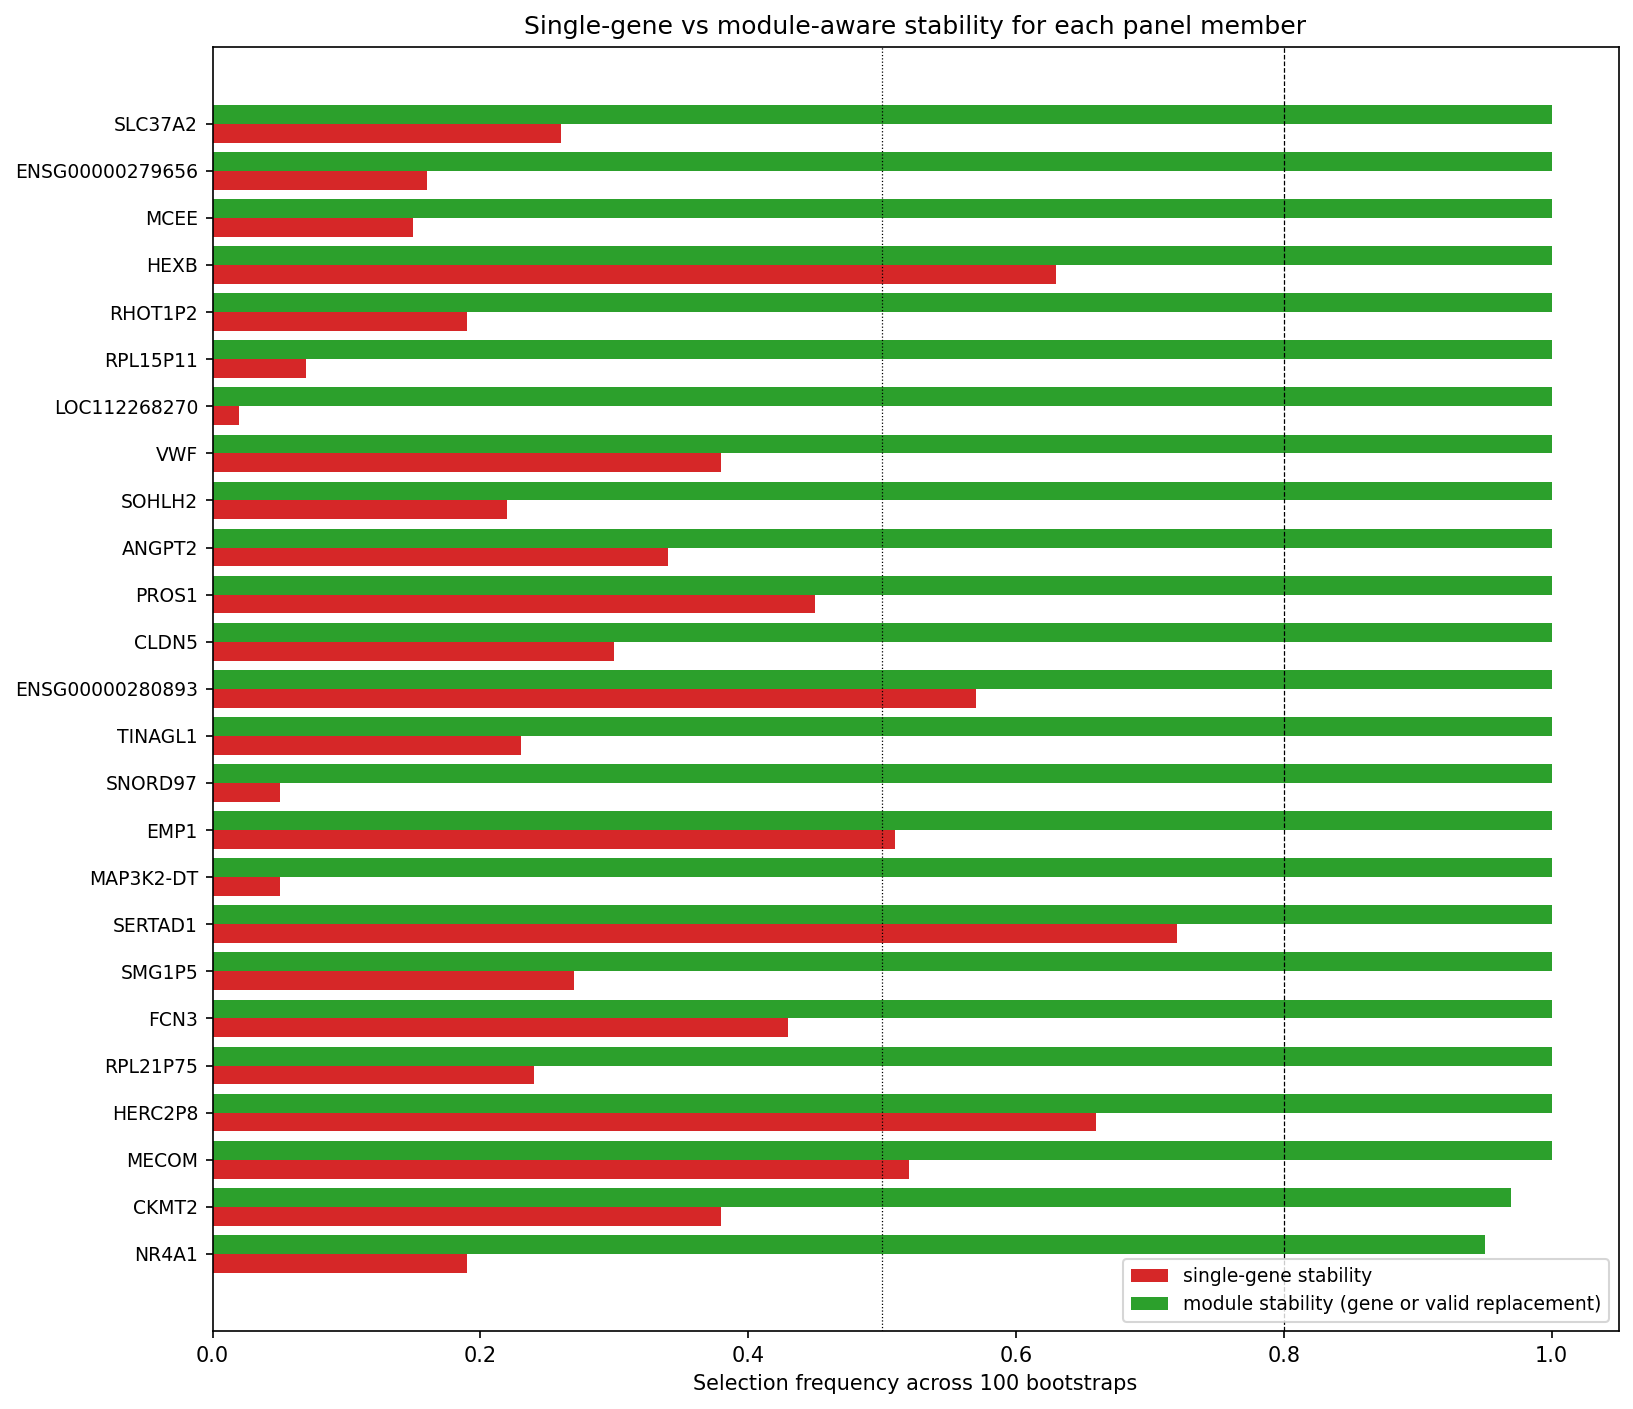

This figure's Python source:
"""Module-aware stability selection.

Extends stability_selection.py: reads each bootstrap's top-25 set that
stability_selection.py saved, then computes two metrics per panel gene:

  - single_freq: fraction of bootstraps in which the panel gene itself
    appears in the top-25 (same as stability_selection.py).
  - module_freq: fraction of bootstraps in which the panel gene OR any
    of its valid (non-inferiority) replacements appears in the top-25.

Replacement candidates are loaded from gene_replacement_results.csv
(is_replacement == True; AUC non-inferiority criterion from Step 27).

This addresses the L1/RF-style criticism: a panel gene with low single_freq
may have high module_freq if the bootstrap consistently selects a
correlated alternative from the same biological module.

Outputs:
  stability_module.csv  — per-panel-gene single_freq + module_freq
  stability_module.txt  — human-readable summary
  stability_module.png  — bar chart comparing both metrics
"""

from __future__ import annotations

import json
import sys
from pathlib import Path

import matplotlib
import matplotlib.pyplot as plt
import numpy as np
import pandas as pd

matplotlib.use("Agg")

ALS_DIR = Path(__file__).parents[1]
SCRIPT_DIR = Path(__file__).parent
sys.path.insert(0, str(ALS_DIR))
from utils import CORE_PANEL_SIZE  # noqa: E402


_PANEL_CSV = SCRIPT_DIR / "lgbm_core25_panel.csv"
_REPLACEMENT_CSV = SCRIPT_DIR / "gene_replacement_results.csv"
_BOOTSTRAPS_JSON = SCRIPT_DIR / "stability_selection_bootstraps.json"


def _build_module_map(panel_df: pd.DataFrame) -> dict[str, set[str]]:
    """For each panel gene, the set of valid replacement ENSG base IDs."""
    rep_df = pd.read_csv(_REPLACEMENT_CSV)
    rep_df = rep_df[rep_df["is_replacement"]]
    modules: dict[str, set[str]] = {}
    panel_base = {
        sym: ensg for sym, ensg in zip(panel_df["symbol"], panel_df["feature"])
    }
    for sym in panel_df["symbol"]:
        sub = rep_df[rep_df["panel_symbol"] == sym]
        bases = {panel_base[sym].split(".")[0]}
        bases.update(c.split(".")[0] for c in sub["candidate_ensg"].astype(str))
        modules[sym] = bases
    return modules


def _to_base(feature_id: str) -> str:
    return feature_id.split(".")[0]


def main() -> None:
    panel_df = pd.read_csv(_PANEL_CSV)

    print("Building module map from gene_replacement_results.csv ...", flush=True)
    modules = _build_module_map(panel_df)
    for sym, bases in modules.items():
        print(f"  {sym:<16}  |module|={len(bases)}", flush=True)

    # the bootstraps of stability_selection.py, so both analyses count the same draws
    iterations = [{_to_base(f) for f in top} for top in json.loads(_BOOTSTRAPS_JSON.read_text())]
    N_BOOTSTRAP = len(iterations)

    # Compute single + module stability per panel gene
    rows = []
    for sym in panel_df["symbol"]:
        panel_base = (
            panel_df.loc[panel_df["symbol"] == sym, "feature"].iloc[0].split(".")[0]
        )
        single = sum(1 for it in iterations if panel_base in it)
        mod = sum(1 for it in iterations if it & modules[sym])
        rows.append(
            {
                "panel_gene": sym,
                "panel_base": panel_base,
                "module_size": len(modules[sym]),
                "single_freq": single / N_BOOTSTRAP,
                "module_freq": mod / N_BOOTSTRAP,
                "delta": (mod - single) / N_BOOTSTRAP,
            }
        )
    df = pd.DataFrame(rows).sort_values("module_freq", ascending=False)
    df.to_csv(SCRIPT_DIR / "stability_module.csv", index=False)
    print("\n" + df.to_string(index=False))

    lines = [
        "Module-aware stability selection",
        "=" * 60,
        f"single_freq = fraction of bootstraps where the panel gene itself is in top-{CORE_PANEL_SIZE}.",
        "module_freq = fraction of bootstraps where the panel gene OR ANY of its",
        f"              valid replacements (Step 27, non-inferiority criterion) is in top-{CORE_PANEL_SIZE}.",
        "",
        df.to_string(index=False),
        "",
        "Stability tiers (module_freq):",
    ]
    high = df[df["module_freq"] >= 0.80]
    mid = df[(df["module_freq"] >= 0.50) & (df["module_freq"] < 0.80)]
    low = df[df["module_freq"] < 0.50]
    lines.append(
        f"  HIGH (≥80%): n={len(high)} — "
        + (", ".join(high["panel_gene"]) if not high.empty else "(none)")
    )
    lines.append(
        f"  MID  (50-80%): n={len(mid)} — "
        + (", ".join(mid["panel_gene"]) if not mid.empty else "(none)")
    )
    lines.append(
        f"  LOW  (<50%): n={len(low)} — "
        + (", ".join(low["panel_gene"]) if not low.empty else "(none)")
    )

    (SCRIPT_DIR / "stability_module.txt").write_text("\n".join(lines))

    # Plot
    fig, ax = plt.subplots(figsize=(11, max(6, len(df) * 0.3 + 2)))
    df_sorted = df.sort_values("module_freq")
    y_pos = np.arange(len(df_sorted))
    ax.barh(
        y_pos - 0.2,
        df_sorted["single_freq"],
        height=0.4,
        color="#d62728",
        label="single-gene stability",
    )
    ax.barh(
        y_pos + 0.2,
        df_sorted["module_freq"],
        height=0.4,
        color="#2ca02c",
        label="module stability (gene or valid replacement)",
    )
    ax.set_yticks(y_pos)
    ax.set_yticklabels(df_sorted["panel_gene"], fontsize=9)
    ax.axvline(0.80, ls="--", color="black", lw=0.6)
    ax.axvline(0.50, ls=":", color="black", lw=0.6)
    ax.set_xlabel("Selection frequency across 100 bootstraps")
    ax.set_xlim(0, 1.05)
    ax.set_title("Single-gene vs module-aware stability for each panel member")
    ax.legend(loc="lower right", fontsize=9)
    plt.tight_layout()
    fig.savefig(SCRIPT_DIR / "stability_module.png", dpi=150, bbox_inches="tight")
    plt.close("all")
    print("\nSaved -> stability_module.{csv,txt,png}")


if __name__ == "__main__":
    main()
